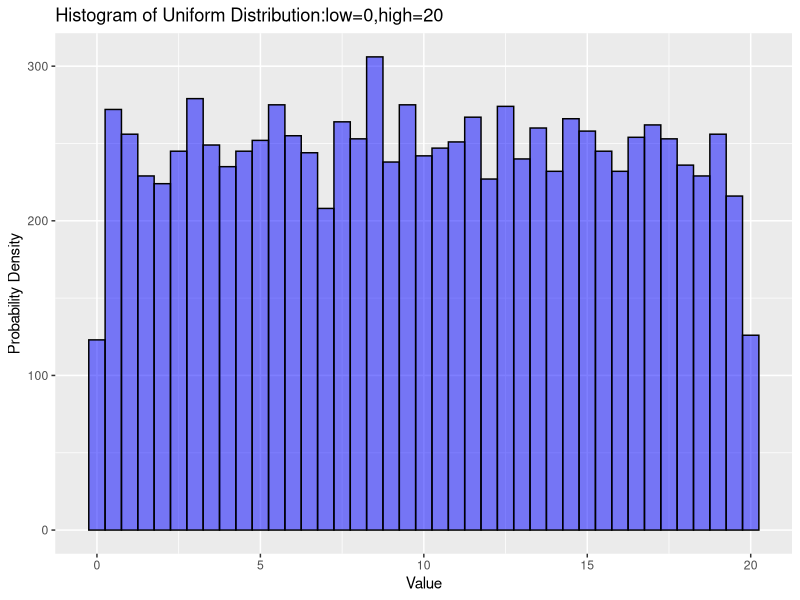

Source code (R):
library(ggplot2)
# set seed
set.seed(123)
#parameters
low <- 0
high <- 20
size <- 10000
#generate random uniform data in date.frame form
data <- data.frame(value = runif(size, min = low, max = high))
#create histogram
ggplot(data, aes(x = value)) +
  geom_histogram(binwidth = 0.5, fill = "blue", color = "black", alpha = 0.5) +
  labs (title = "Histogram of Uniform Distribution:low=0,high=20",
        x = "Value", 
        y = "Probability Density")
